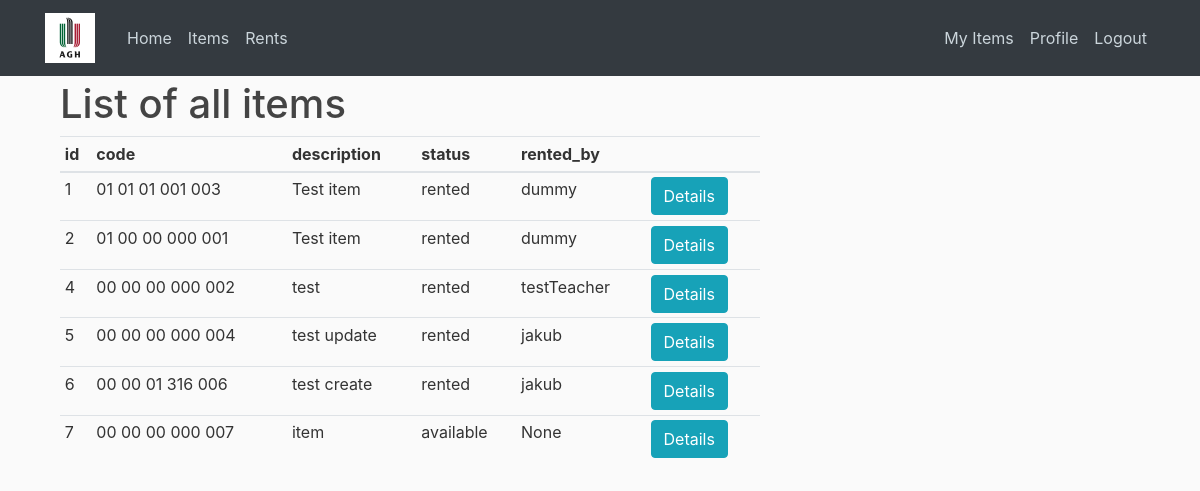
Before: /items/ (signed in) with the older database file.
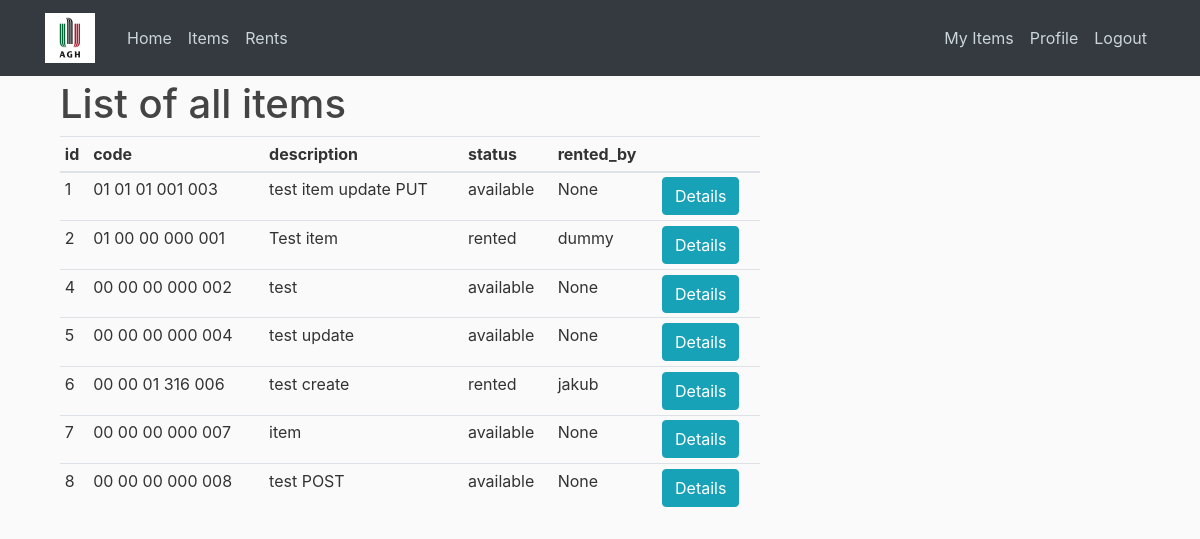
After: the same page with the newer database file.
### items/models.py (models this page shows, shortened)
class Item(models.Model):
    ITEM_STATUS = (
        ('rented','Rented'),
        ('available','Available'),
        ('missing','Missing'),
    )
    university_number   = models.CharField(max_length=2, null=True)
    building_number     = models.CharField(max_length=2, null=True)
    faculty_number      = models.CharField(max_length=2, null=True)
    room_number         = models.CharField(max_length=3, null=True)
    item_number         = models.CharField(max_length=3, unique=True)
    description         = models.CharField(max_length=50)
    status              = models.CharField(choices=ITEM_STATUS, default='available', max_length=30)
    rented_by           = models.ForeignKey(settings.AUTH_USER_MODEL, null=True, blank=True, on_delete=models.CASCADE)

### items/views.py (the view)
# urls.py: path('items/', api_views.ItemListView.as_view(), name='api-items'),
class ItemListView(PermissionRequiredMixin, LoginRequiredMixin, generic.list.ListView):
    model = Item
    template_name = 'items/items_list.html'
    context_object_name = 'items'
    permission_required = 'items.view_item'
    def get_queryset(self):
        queryset = {
            'items': Item.objects.filter().all(),
            'teacher_permission': _has_group_permission(self.request.user, ['Teacher', 'admin'])
        }
        return queryset

### items/api/permissons.py (called while the page is built)
def _is_in_group(user, group_name):
    if user.is_superuser:
        return True
    try:
        return Group.objects.get(name=group_name).user_set.filter(id=user.id).exists()
    except Group.DoesNotExist:
        return None

def _has_group_permission(user, required_groups):
    return any([_is_in_group(user, group_name) for group_name in required_groups])

### items/templatetags/usertags.py (called while the page is built)
@register.filter(name='has_group')
def has_group(user, group_name):
    group = Group.objects.get(name=group_name)
    return True if group in user.groups.all() else False

### items/templates/items/items_list.html (shortened to what this page needs)
{% extends 'items/base.html' %}
{% block content %}
<div class="container">
    <h1>List of all items</h1>
    <table class="table table-sm">
        <thead>
            <tr>
              <th scope="col">id</th>
              <th scope="col">code</th>
              <th scope="col">description</th>
              <th scope="col">status</th>
              <th scope="col">rented_by</th>
              <th scope="col">
            </tr>
        </thead>
        <tbody>
            {% for item in items.items %}
                <tr>
                    <td>{{item.id}}</td>
                    <td>
                        {{item.university_number}} {{item.building_number}} {{item.faculty_number}} {{item.room_number}} {{item.item_number}}
                    </td>
                    <td>{{item.description}}</td>
                    <td>{{item.status}}</td>
                    <td>{{item.rented_by}}</td>
                    <td>
                        <input class="btn btn-info" type="button" value="Details" onclick="location.href='{% url 'items:items-detail' item.id %}'"/>
                    </td>
                </tr>
            {% endfor %}
        </tbody>
    </table>
</div>
{% endblock content %}

### items/templates/items/base.html (shortened to what this page needs)
{% load static %}
{% load usertags %}
<!doctype html>
<html lang="en">
  <head>
    <link rel="stylesheet" href="https://maxcdn.bootstrapcdn.com/bootstrap/4.0.0/css/bootstrap.min.css">
    <link rel="stylesheet" type="text/css" href="{% static 'items/style.css' %}">
  </head>
    <body>
      <header class="site-header">
        {% include 'items/navbar.html' %}
      </header>
      <main role="main" class="container">
        <div class="row">
          <div class="col-md-8">
            {% block content %}{% endblock %}
          </div>
        </div>
      </main>
    </body>
</html>

### items/templates/items/navbar.html (shortened to what this page needs)
{% load static %}
{% load usertags %}
<nav class="navbar navbar-expand-md navbar-dark bg-dark fixed-top">
    <div class="container">
      <a class="navbar-brand mr-4" href="{% url 'items:items-home' %}"><img src="{% static 'items/images/agh_logo.jpg' %}" height=50px></a>
      <div class="collapse navbar-collapse" id="navbarToggle">
        <div class="navbar-nav mr-auto">
          <a class="nav-item nav-link" href="{% url 'items:items-home' %}">Home</a>
          <a class="nav-item nav-link" href="{% url 'items:items-list' %}">Items</a>
          <a class="nav-item nav-link" href="{% url 'items:rents-list' %}">Rents</a>
        </div>
        <div class="navbar-nav">
          {% if user.is_authenticated %}
            <a class="nav-item nav-link" href="{% url 'items:items-user' %}">My Items</a>
            <a class="nav-item nav-link" href="{% url 'profile' %}">Profile</a>
            <a class="nav-item nav-link" href="{% url 'logout' %}">Logout</a>
          {% else %}
            <a class="nav-item nav-link" href="{% url 'login' %}">Login</a>
          {% endif %}
        </div>
      </div>
    </div>
</nav>

### items/static/items/style.css (style rules this page uses)
body { background: #fafafa; color: #333333; margin-top: 5rem; }
h1, h2, h3, h4, h5, h6 { color: #444444; }
.site-header .navbar-nav .nav-link { color: #cbd5db; }

Changed rows visible on the page:
changed Item id 1: description "Test item" → "test item update PUT"; status "rented" → "available"; rented_by "dummy" → "None"
changed Item "test": status "rented" → "available"; rented_by "testTeacher" → "None"
changed Item "test update": status "rented" → "available"; rented_by "jakub" → "None"
added Item: id "8", university_number "00", building_number "00", faculty_number "00", room_number "000", item_number "008", description "test POST", status "available", rented_by "None", id "Details"
